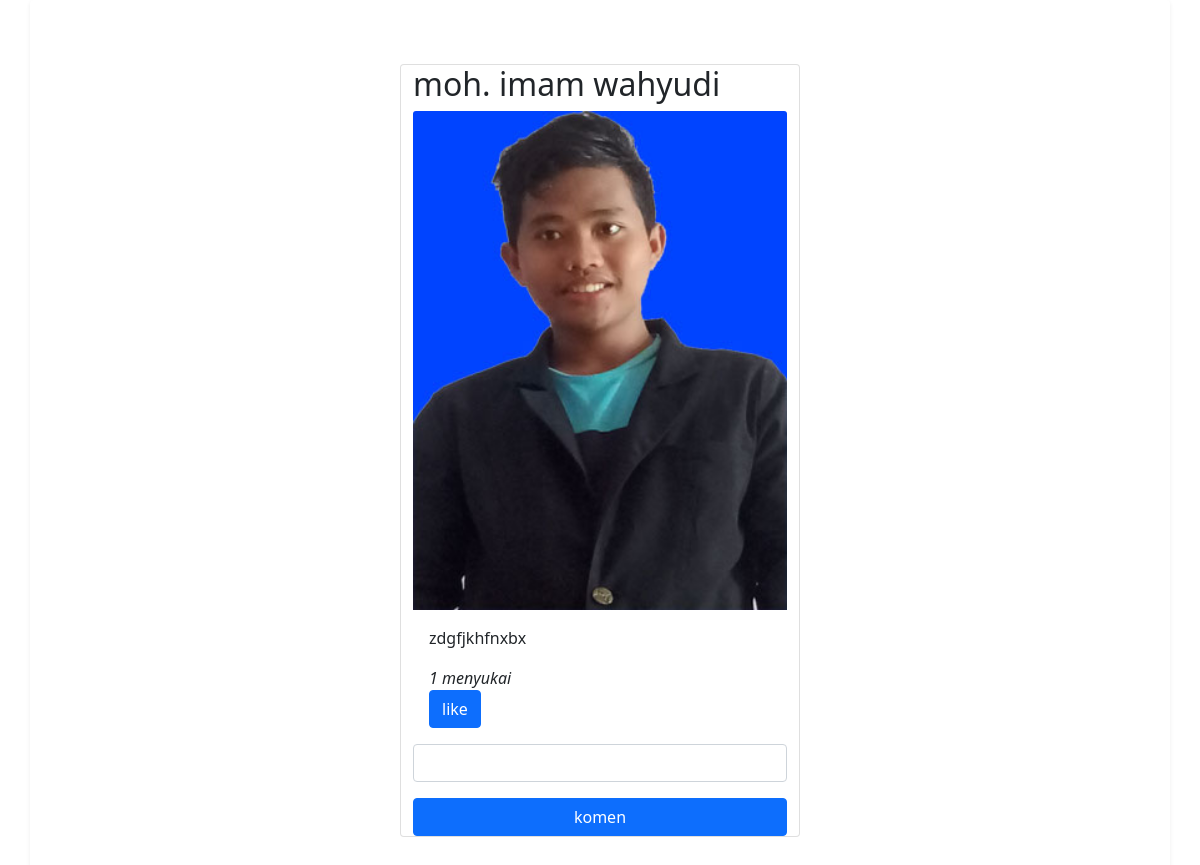
The app's page /komen.php?id=5 (signed in) with its own data.
### tables this page shows
CREATE TABLE `postingan` (
  `idpost` int(11) NOT NULL,
  `id_user` int(11) DEFAULT NULL,
  `gambar` varchar(100) DEFAULT NULL,
  `text` varchar(200) DEFAULT NULL,
  `suka` int(11) DEFAULT NULL
);

CREATE TABLE `users` (
  `id` int(11) NOT NULL,
  `nama` varchar(64) DEFAULT NULL,
  `tgl` varchar(15) DEFAULT NULL,
  `foto` varchar(64) DEFAULT NULL,
  `username` varchar(64) DEFAULT NULL,
  `pwd` varchar(64) DEFAULT NULL
);

### komen.php (the view, shortened to what this page needs)
<!doctype html>
<html lang="en">
  <head>
    <link href="https://cdn.jsdelivr.net/npm/bootstrap@5.0.0-beta3/dist/css/bootstrap.min.css" rel="stylesheet">
  </head>
  <body>
      <section>
        <div class="container shadow-sm p-3 mb-5 bg-body rounded">
        <?php
                    $dbc = new PDO ('mysql:host=localhost;dbname=instaapp','root','');
                    $query = $dbc->prepare("SELECT * FROM postingan,users WHERE  postingan.idpost=:id AND users.id=postingan.id_user");
                    $query->bindValue(':id', $_GET['id']);
			        $query->execute();
                    foreach ($query as $post) {
                ?>
            <div class="row row justify-content-center mb-3 pt-5">
                    <div class="card" style="width: 25rem;">
                    <h2><?= $post['nama']; ?></h2>
                    <img src="gambar/<?= $post['gambar']; ?>" class="card-img-top" alt="...">
                    <div class="card-body">
                        <p class="card-text"><?= $post['text']; ?></p>
                        <i><?= $post['suka']; ?> menyukai</i> <br>
                        <a href="" class="btn btn-primary">like</a>
                    </div>
                    <div>
                        <form action="" method="post">
                            <div class="mb-3">
                                <input type="text" class="form-control" id="name" aria-describedby="name" name="komen">
                            </div>
                            </div>
                                <button type="submit" class="btn btn-primary" name="submit">komen</button>
                    </div>
                    </div>
                <?php } ?>
            </div>
    </section>
  </body>
</html>

### records on screen
postingan: id_user.nama "moh. imam wahyudi", gambar (picture), text "zdgfjkhfnxbx", suka "1"
